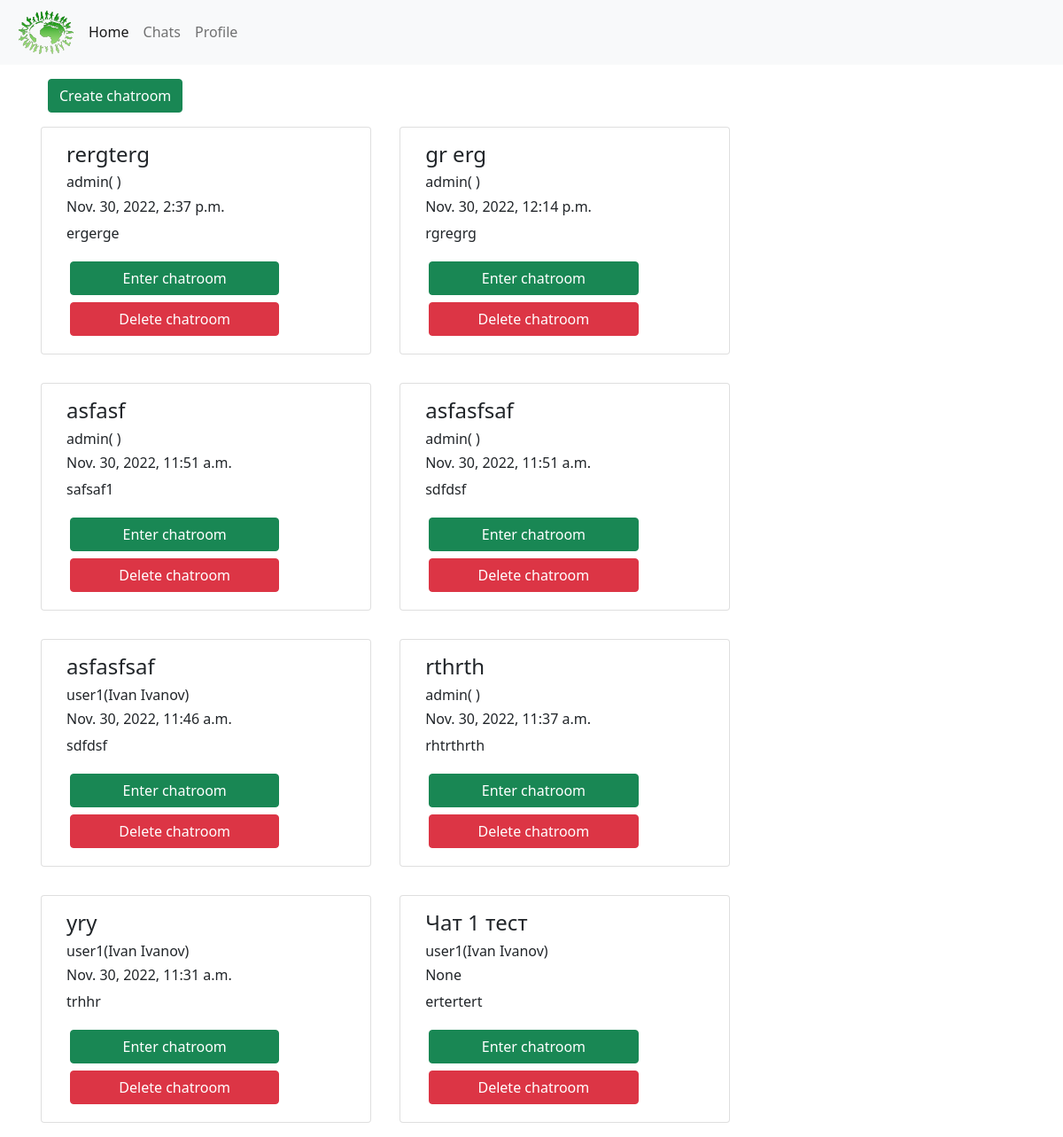
Screenshot of /chatroom/ with the database file from the repository.
### chatroom/models.py (models this page shows, shortened)
class ChatRoom(models.Model):
    name = models.CharField(max_length=150, db_column="name", blank=False)
    description = models.CharField(max_length=250, db_column="description", null=True)
    author = models.ForeignKey(to=user_models.UserProfile, on_delete=models.CASCADE, db_column="author")
    created_date = models.DateTimeField(auto_now_add=True, db_column="created_date")
    deleted = models.BooleanField(db_column="deleted", default=False)
    users = models.ManyToManyField(to=user_models.UserDB)
    class Meta:
        db_table = "chat_room"

### users/models.py (models this page shows)
class UserProfile(models.Model):
    name = models.CharField(max_length=150, db_column="name", blank=False, null=False)
    user = models.OneToOneField(to=UserDB, on_delete=models.CASCADE, db_column="user", unique=True)
    avatar = models.ImageField(upload_to="users", db_column="avatar", null=True)
    class Meta:
        db_table = "user_profile"
    def __str__(self) -> str:
        return str(self.user)

class UserDB(AbstractUser):
    email = models.EmailField("email address", unique=True)
    USERNAME_FIELD = "email"
    REQUIRED_FIELDS = ["username"]
    def __str__(self) -> str:
        return self.username + "(" + self.first_name + " " + self.last_name + ")"

### chatroom/views.py (the view)
class ChatList(TemplateView):
    template_name = "chatroom/chat.html"
    @transaction.atomic
    def get_context_data(self, **kwargs):
        context = super().get_context_data(**kwargs)
        context['chatrooms'] = service.find_chatrooms_not_deleted_ordered_by_created_date()
        return context

### chatroom/service.py (called while the page is built)
def find_chatrooms_not_deleted_ordered_by_created_date():
    return ChatRoom.objects.filter(deleted=False).order_by("-created_date")

### templates/chatroom/chat.html
{% extends "base.html" %}
{% block content %}
    <div class="container-md">
        <div class="container-md">
            <a href="{% url "chatroom:chatroom_add" %}" class="btn btn-success mt-3">Create chatroom</a>
        </div>
        <div class="row row-cols-auto">
            {% for chatroom in chatrooms %}
                <div class="card m-3 rounded-5">
                    <div class="card-body">
                        <h4 class="card-title">{{ chatroom.name }}</h4>
                        <h6 class="card-title">{{ chatroom.author }}</h6>
                        <h6 class="card-title">{{ chatroom.created_date }}</h6>
                        <p class="card-text">{{ chatroom.description }}</p>
                        <a href="{% url "chatroom:chatroom" chatroom.id %}" class="btn btn-success w-75 m-1">Enter chatroom</a>
                        <a href="{% url "chatroom:chatroom_delete" chatroom.id %}" class="btn btn-danger w-75 m-1">Delete chatroom</a>
                    </div>
                </div>
            {% endfor %}
        </div>
    </div>
{% endblock content %}

### static/css/style.css (style rules this page uses)
* { box-sizing: border-box; padding: 0; margin: 0; }

### rows the page displays
ChatRoom: name "rergterg", author "admin( )", created_date "Nov. 30, 2022, 2:37 p.m.", description "ergerge"
ChatRoom: name "gr erg", author "admin( )", created_date "Nov. 30, 2022, 12:14 p.m.", description "rgregrg"
ChatRoom: name "asfasf", author "admin( )", created_date "Nov. 30, 2022, 11:51 a.m.", description "safsaf1"
ChatRoom: name "asfasfsaf", author "admin( )", created_date "Nov. 30, 2022, 11:51 a.m.", description "sdfdsf"
ChatRoom: name "asfasfsaf", author "user1(Ivan Ivanov)", created_date "Nov. 30, 2022, 11:46 a.m.", description "sdfdsf"
ChatRoom: name "rthrth", author "admin( )", created_date "Nov. 30, 2022, 11:37 a.m.", description "rhtrthrth"
ChatRoom: name "yry", author "user1(Ivan Ivanov)", created_date "Nov. 30, 2022, 11:31 a.m.", description "trhhr"
ChatRoom: name "Чат 1 тест", author "user1(Ivan Ivanov)", created_date "None", description "ertertert"
